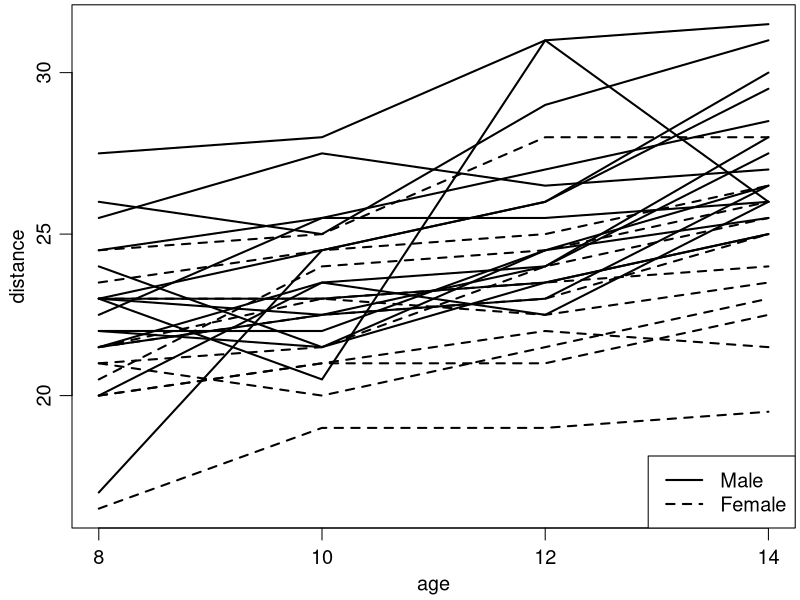
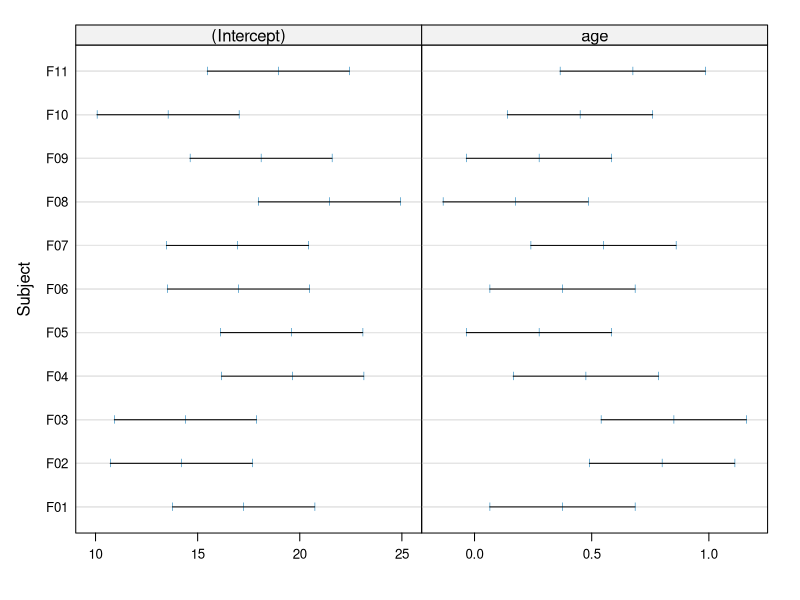
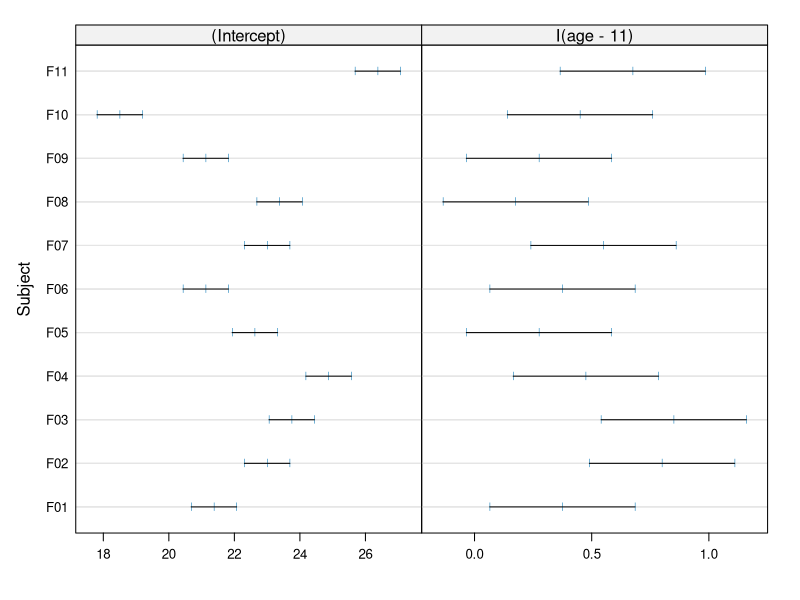
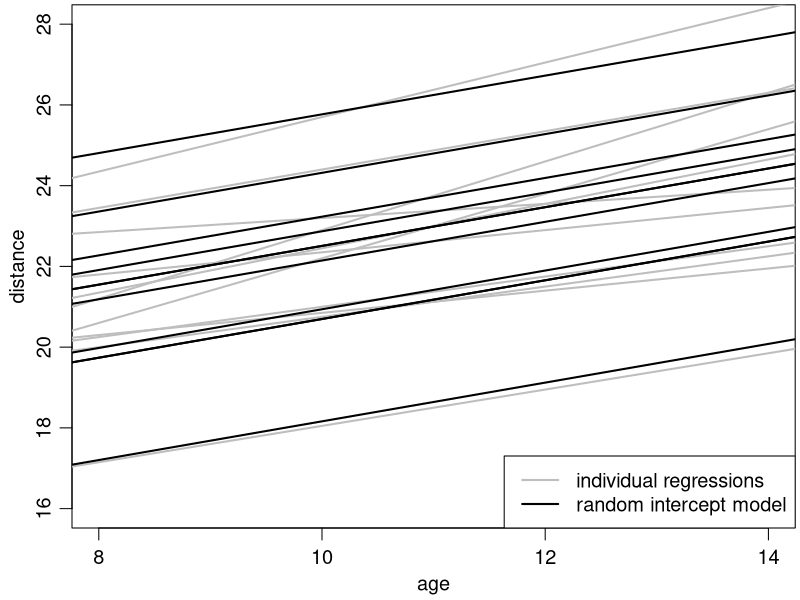
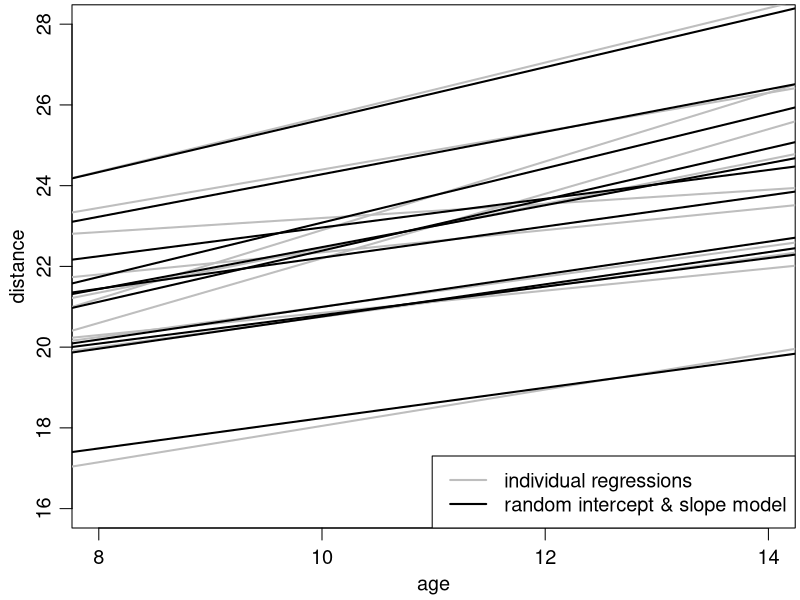

These charts were generated, in order, by the following R code:
library(nlme)

orthodont.df <- data.frame(Orthodont)
orthodont.df$Subject <- factor(as.character(orthodont.df$Subject), ordered = FALSE)

par(oma=c(0,0,0,0), mar=c(3,3,0.2,0.2), mgp=c(1.8, 0.7, 0), cex=1.2)
plot(orthodont.df$age, orthodont.df$distance, xlab='age', ylab='distance', type='n', axes=FALSE)
axis(1, at=seq(8, 14, 2))
axis(2)
box()
for (s.index in 1:length(unique(orthodont.df$Subject))) {
  s <- unique(orthodont.df$Subject)[s.index]
  lines(orthodont.df$age[orthodont.df$Subject==s], orthodont.df$distance[orthodont.df$Subject==s], lty=1*(unique(orthodont.df$Sex[orthodont.df$Subject==s])=='Female')+1, lwd=2)
}
legend('bottomright', lty=c(1, 2), c('Male', 'Female'), lwd=2)


##############
# girls only #
##############

ortho.fem <- orthodont.df[orthodont.df$Sex=='Female',]

if (FALSE) {
postscript(file = "U:/vock/lehre/mixed_models/tex/ortho.fem.eps", onefile=TRUE,
  paper="special", width=7, height=5, family="Times", horizontal=FALSE)
par(oma=c(0,0,0,0), mar=c(3,3,0.2,0.2), mgp=c(1.8, 0.7, 0), cex=1.2)
plot(ortho.fem$age, ortho.fem$distance, xlab='age', ylab='distance', type='n', ylim=c(16, 28), axes=FALSE)
axis(1, at=seq(8, 14, 2))
axis(2)
box()
for (s.index in 1:length(unique(ortho.fem$Subject))) {
  s <- unique(ortho.fem$Subject)[s.index]
  lines(ortho.fem$age[ortho.fem$Subject==s], ortho.fem$distance[ortho.fem$Subject==s], lty=3*(s.index%%2)+2, lwd=2)
}
dev.off()
} # end if (FALSE)


# separate linear regression models per subject
ortho.fem.lmlist.1 <- lmList(distance ~ age | Subject, data=ortho.fem)
coef(ortho.fem.lmlist.1)
lapply(ortho.fem.lmlist.1, summary) # sigma-hat is also different
cbind(coef(ortho.fem.lmlist.1), 
  sigma=sapply(ortho.fem.lmlist.1, function(m) {summary(m)$sigma}))
plot(intervals(ortho.fem.lmlist.1))

# same as before, but with centered data
ortho.fem.lmlist.2 <- lmList(distance ~ I(age-11) | Subject, data=ortho.fem)
coef(ortho.fem.lmlist.2)
plot(intervals(ortho.fem.lmlist.2))

# a similar (common) model using lm
summary(lm(distance ~ age * Subject, data=ortho.fem))

# plot of the fitted regression lines
if (FALSE) {
postscript(file = "U:/vock/lehre/mixed_models/tex/ortho.fem.lmlist.eps", onefile=TRUE,
  paper="special", width=7, height=5, family="Times", horizontal=FALSE)
par(oma=c(0,0,0,0), mar=c(3,3,0.2,0.2), mgp=c(1.8, 0.7, 0), cex=1.2)
plot(ortho.fem$age, ortho.fem$distance, xlab='age', ylab='distance', type='n', ylim=c(16, 28), axes=FALSE)
axis(1, at=seq(8, 14, 2))
axis(2)
box()
for (s.index in 1:length(unique(ortho.fem$Subject))) {
  s <- unique(ortho.fem$Subject)[s.index]
  lines(ortho.fem$age[ortho.fem$Subject==s], ortho.fem$distance[ortho.fem$Subject==s], lty=3*(s.index%%2)+2, lwd=2, col='grey')
}
for (s.index in 1:length(unique(ortho.fem$Subject))) {
#  abline(rbind(c(1,-11),c(0,1)) %*% as.numeric(coef(ortho.fem.lmlist.2)[s.index,]), lwd=2)
  abline(as.numeric(coef(ortho.fem.lmlist.1)[s.index,]), lwd=2)
}
dev.off()
} # end if (FALSE)

# random intercept model
ortho.fem.lme.1 <- lme(distance ~ age, random = ~ 1 | Subject, data=ortho.fem)
ortho.fem.lme.1

# comparison to the individual regression lines
plot(ortho.fem$age, ortho.fem$distance, xlab='age', ylab='distance', type='n', ylim=c(16, 28), axes=FALSE)
axis(1, at=seq(8, 14, 2))
axis(2)
box()
for (s.index in 1:length(unique(ortho.fem$Subject))) {
  abline(as.numeric(coef(ortho.fem.lmlist.1)[s.index,]), lwd=2, col='grey')
}
for (s.index in 1:length(unique(ortho.fem$Subject))) {
  abline(as.numeric(coef(ortho.fem.lme.1)[s.index,]), lwd=2)
}
legend('bottomright', lty=1, lwd=2, col=c('grey', 'black'), c('individual regressions', 'random intercept model'))


# random intercept and slope model
ortho.fem.lme.2 <- lme(distance ~ age, random = ~ age | Subject, data=ortho.fem)
ortho.fem.lme.2

# comparison to the individual regression lines
plot(ortho.fem$age, ortho.fem$distance, xlab='age', ylab='distance', type='n', ylim=c(16, 28), axes=FALSE)
axis(1, at=seq(8, 14, 2))
axis(2)
box()
for (s.index in 1:length(unique(ortho.fem$Subject))) {
  abline(as.numeric(coef(ortho.fem.lmlist.1)[s.index,]), lwd=2, col='grey')
}
for (s.index in 1:length(unique(ortho.fem$Subject))) {
  abline(as.numeric(coef(ortho.fem.lme.2)[s.index,]), lwd=2)
}
legend('bottomright', lty=1, lwd=2, col=c('grey', 'black'), c('individual regressions', 'random intercept & slope model'))


library(lme4)
ortho.fem.lmer.1 <- lmer(distance ~ age + (1 | Subject), data=ortho.fem)
ortho.fem.lmer.1
ortho.fem.lmer.2 <- lmer(distance ~ age + (age | Subject), data=ortho.fem)
ortho.fem.lmer.2
detach(package:lme4)
